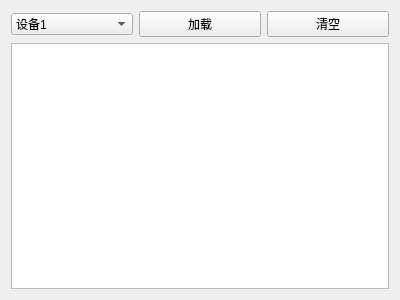
<?xml version="1.0" encoding="UTF-8"?>
<ui version="4.0">
 <class>HistoryForm</class>
 <widget class="QWidget" name="HistoryForm">
  <property name="geometry">
   <rect>
    <x>0</x>
    <y>0</y>
    <width>400</width>
    <height>300</height>
   </rect>
  </property>
  <property name="windowTitle">
   <string>Form</string>
  </property>
  <layout class="QGridLayout" name="gridLayout">
   <item row="0" column="0">
    <layout class="QHBoxLayout" name="horizontalLayout">
     <item>
      <widget class="QComboBox" name="device_combobox_">
       <item>
        <property name="text">
         <string>设备1</string>
        </property>
       </item>
       <item>
        <property name="text">
         <string>设备2</string>
        </property>
       </item>
      </widget>
     </item>
     <item>
      <widget class="QPushButton" name="load_data_button_">
       <property name="text">
        <string>加载</string>
       </property>
      </widget>
     </item>
     <item>
      <widget class="QPushButton" name="wipe_data_button_">
       <property name="text">
        <string>清空</string>
       </property>
      </widget>
     </item>
    </layout>
   </item>
   <item row="1" column="0">
    <widget class="QTableView" name="data_table_view_"/>
   </item>
  </layout>
 </widget>
 <resources/>
 <connections/>
</ui>
